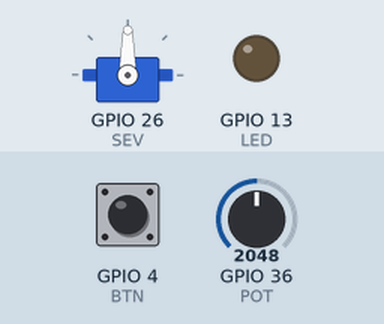
Bench run of a sketch on a simulated ESP32. Shown: servo, output pins drawn as LEDs (lit = HIGH). The inputs (shaded band) are chosen by the test bench; at power-on: GPIO 4 (BTN) LOW, GPIO 36 (POT) = 2048.

Above: at 1.2 s.
1.3 s: GPIO 4 (BTN) pulled HIGH for 0.15 s
At 2.6 s:
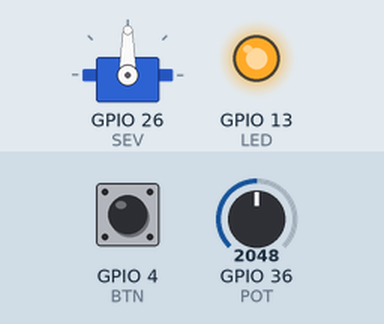
4.4 s: GPIO 4 (BTN) pulled HIGH for 1 s
At 7.6 s:
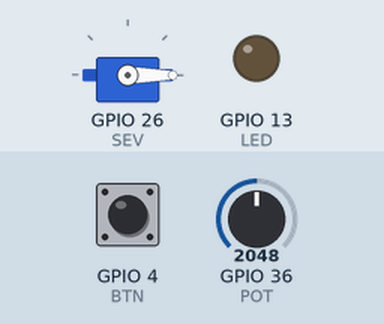
8.4 s: GPIO 4 (BTN) pulled HIGH for 3.2 s
At 8.55 s:
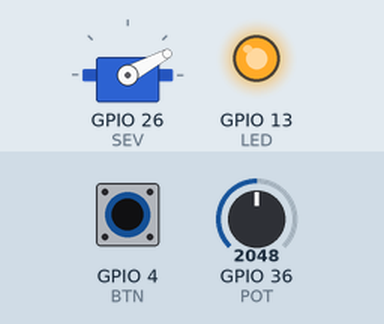
Timing chart, 0 to 12.8 s (numbered marks = the images above; inputs shaded):
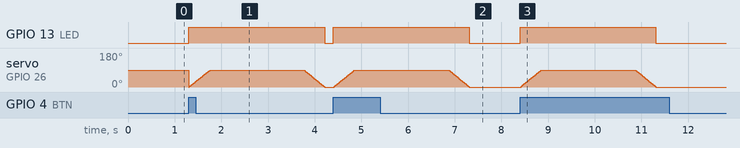

Measured:
- after the input at 1.3 s, GPIO 13 (LED): LOW → HIGH at once, → LOW 2.9 s later
- after the input at 4.4 s, GPIO 13 (LED): LOW → HIGH at once, → LOW 2.9 s later; servo on GPIO 26 (SEV): rises from 0° to 90° in 0.43 s, then falls to 0° in 2.5 s
- after the input at 8.4 s, GPIO 13 (LED): LOW → HIGH at once, → LOW 2.9 s later; servo on GPIO 26 (SEV): rises from 0° to 90° in 0.43 s, then falls to 0° in 2.5 s

The sketch:

pot_button_servo_control.ino
```cpp
// Servo with button and pot control

#include <Arduino.h>
#include <ESP32Servo.h>


// Setup --------------------------------

// define pins
#define SEV 26
#define POT 36
#define BTN 4
#define LED 13

// define basic variables
int state = 0;

// define potentiometer variables
int pot_reading;                  // current potentiometer reading
const int max_pot_reading = 4095; // define maximum potentiometer reading
int output_val;                   // current output value

// define servo variables
int pos = 0;    // variable to store the servo position
const int max_pos = 90; // max angle
int curr_speed;
const int high_speed = 1;
const int med_speed = 5;
const int low_speed = 15;

// define button variables and isr
volatile bool buttonIsPressed = false;

void IRAM_ATTR pressed_isr() {  // the function to be called when btn pressed
  buttonIsPressed = true;
}

Servo myservo;  // create servo object to control a servo

void setup() {
  // Setup pins
  pinMode(LED, OUTPUT);
  pinMode(BTN, INPUT);
  pinMode(POT, INPUT);
  myservo.attach(SEV);

  // attatch interrupts to buttons
  attachInterrupt(BTN, pressed_isr, RISING);

  // start serial for debugging
  Serial.begin(115200);

  // ensure LED is off before starting
  digitalWrite(LED, LOW);
}


//Main loop ------------------------------------
void loop() {
  switch(state){

    // idle
    case 0:
      // if button pressed
      if (buttonIsPressed) {
        state = 1;
      }
      break;

    // servo moving
    case 1:
      digitalWrite(LED, HIGH);   // turn on LED

      // get curr speed from pot
      pot_reading  = analogRead(POT);
      curr_speed = pot_map(pot_reading);


      // scan from 0 to max and back at the selected speed
      servo_move(0, max_pos, curr_speed);
      delay(2000);
      servo_move(max_pos, 0, curr_speed);

      digitalWrite(LED, LOW);   // turn off LED

      // return to idle
      buttonIsPressed = false;
      state = 0;
      break;
  }

}


// Functions ------------------------

// function to move motor from start_pos to end_pos at speed (speed is time delay between each position step
void servo_move(int start_pos, int end_pos, int servo_speed){
  // if start and end position are equal do nothing
  if (start_pos == end_pos){}
  // if start is less than end step up to end_pos
  else if (start_pos < end_pos) {
      for (pos = start_pos; pos <= end_pos; pos += 1) {
        myservo.write(pos);
        delay(servo_speed);
      }
  // if start is more than end step down to end_pos
  } else {
      for (pos = start_pos; pos >= end_pos; pos -= 1) {
        myservo.write(pos);
        delay(servo_speed);
      }
  }
}

// funtion to map the potentiometer value to low med high _speed
int pot_map(int reading){
  if (reading < max_pot_reading/3) {return low_speed;}
  else if (reading < max_pot_reading*2/3) {return med_speed;}
  else {return high_speed;}
}
```
